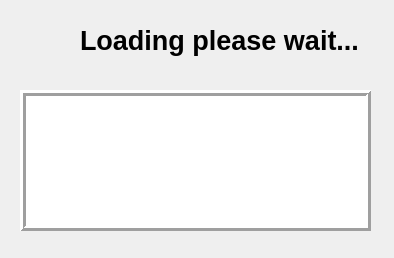
<?xml version="1.0" encoding="UTF-8"?>
<ui version="4.0">
 <class>Standard_Loading</class>
 <widget class="QDialog" name="Standard_Loading">
  <property name="geometry">
   <rect>
    <x>0</x>
    <y>0</y>
    <width>394</width>
    <height>258</height>
   </rect>
  </property>
  <property name="windowTitle">
   <string>Loading</string>
  </property>
  <property name="windowIcon">
   <iconset theme="QIcon::ThemeIcon::AppointmentSoon"/>
  </property>
  <widget class="QLabel" name="lbl_loading_text">
   <property name="geometry">
    <rect>
     <x>80</x>
     <y>20</y>
     <width>301</width>
     <height>41</height>
    </rect>
   </property>
   <property name="font">
    <font>
     <pointsize>20</pointsize>
     <bold>true</bold>
    </font>
   </property>
   <property name="text">
    <string>Loading please wait...</string>
   </property>
  </widget>
  <widget class="QLabel" name="lbl_icon_loading">
   <property name="geometry">
    <rect>
     <x>20</x>
     <y>20</y>
     <width>41</width>
     <height>41</height>
    </rect>
   </property>
   <property name="text">
    <string/>
   </property>
  </widget>
  <widget class="QPlainTextEdit" name="plainTextEdit">
   <property name="geometry">
    <rect>
     <x>20</x>
     <y>90</y>
     <width>351</width>
     <height>141</height>
    </rect>
   </property>
   <property name="font">
    <font>
     <pointsize>14</pointsize>
     <bold>true</bold>
    </font>
   </property>
   <property name="frameShape">
    <enum>QFrame::Shape::Box</enum>
   </property>
   <property name="frameShadow">
    <enum>QFrame::Shadow::Raised</enum>
   </property>
   <property name="lineWidth">
    <number>3</number>
   </property>
   <property name="midLineWidth">
    <number>0</number>
   </property>
   <property name="readOnly">
    <bool>true</bool>
   </property>
  </widget>
 </widget>
 <resources/>
 <connections/>
</ui>
